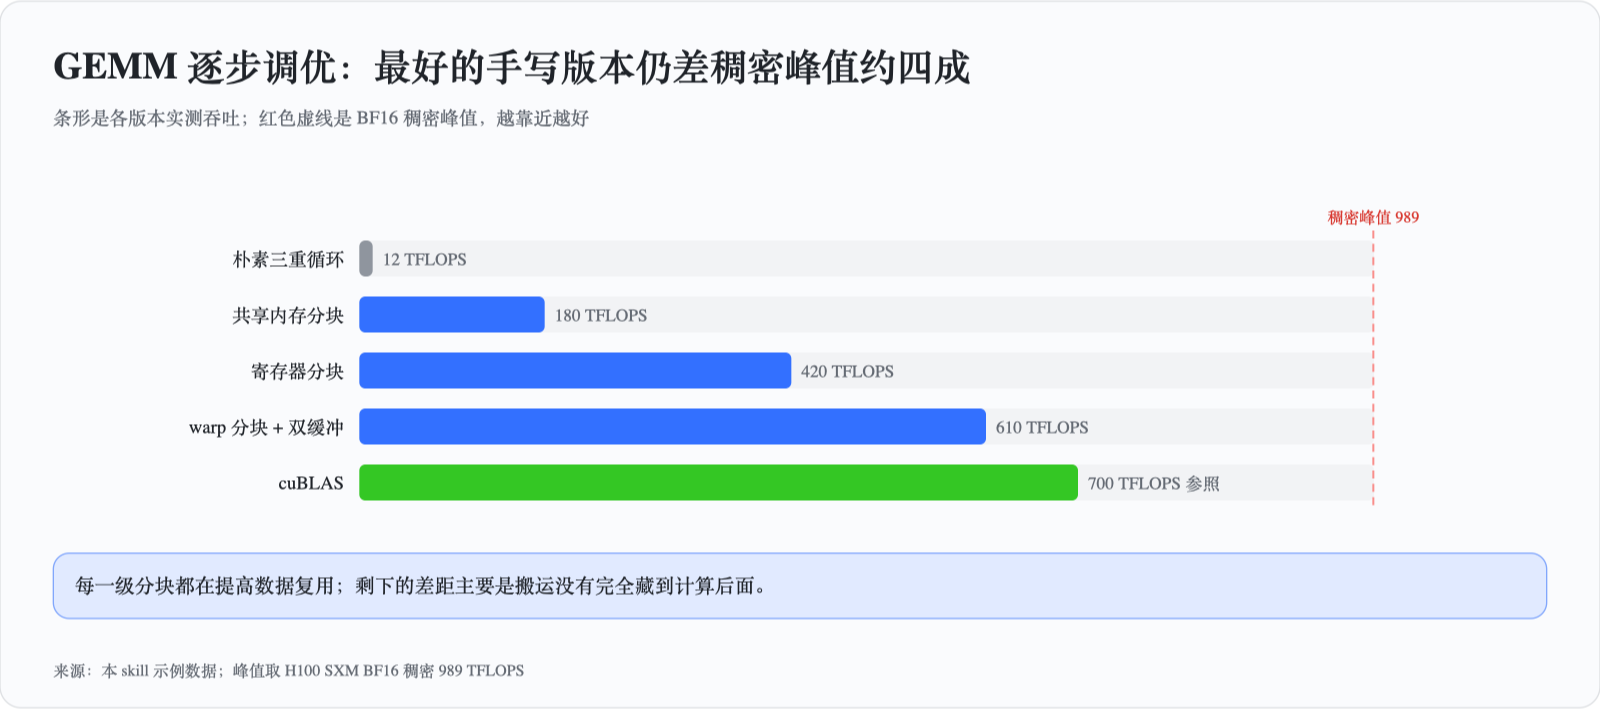

This figure's Python source:
"""Type: bars with a ceiling line. Use when the message is 'how far measured results are from the limit'."""
from _boot import out
from svgkit import Board

b = Board('GEMM 逐步调优：最好的手写版本仍差稠密峰值约四成',
          '条形是各版本实测吞吐；红色虚线是 BF16 稠密峰值，越靠近越好',
          src='来源：本 skill 示例数据；峰值取 H100 SXM BF16 稠密 989 TFLOPS')
rows = [('朴素三重循环', 12, 'gray'),
        ('共享内存分块', 180, 'blue'),
        ('寄存器分块', 420, 'blue'),
        ('warp 分块 + 双缓冲', 610, 'blue'),
        ('cuBLAS', 700, 'green', '参照')]
y = b.bars(40, 180, rows, w=760, label_w=230, unit=' TFLOPS', ref=(989, '稠密峰值 989'))
b.note(y + 32, '每一级分块都在提高数据复用；剩下的差距主要是搬运没有完全藏到计算后面。', fam='blue')
b.save(out('bars'))
